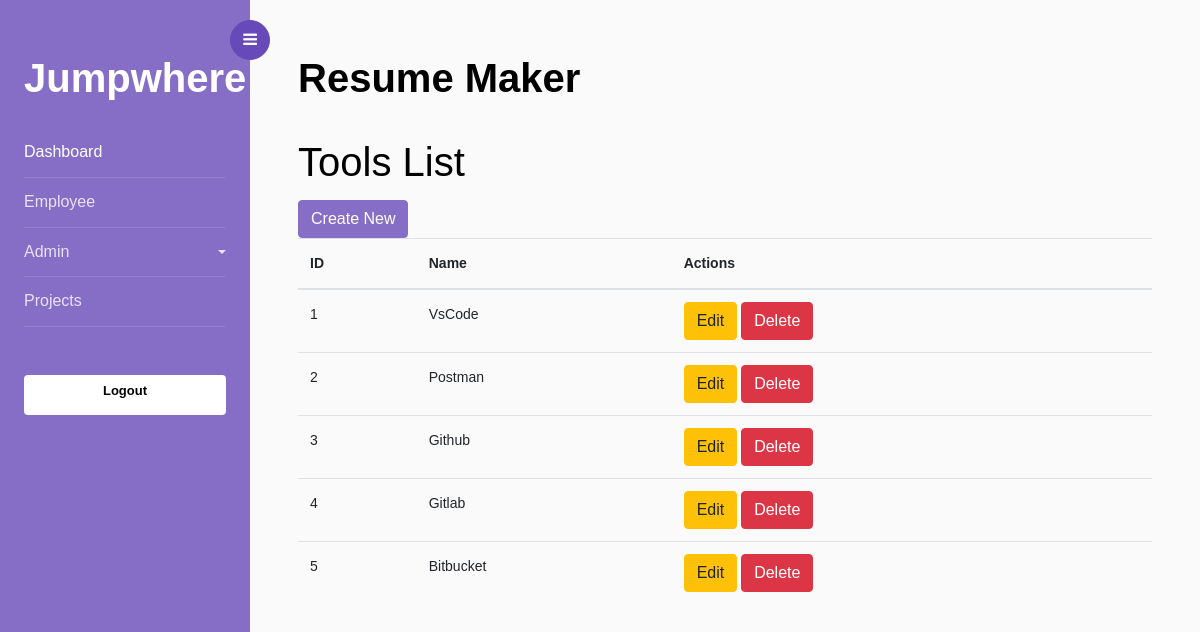
Before: /tools-list with the older database file.
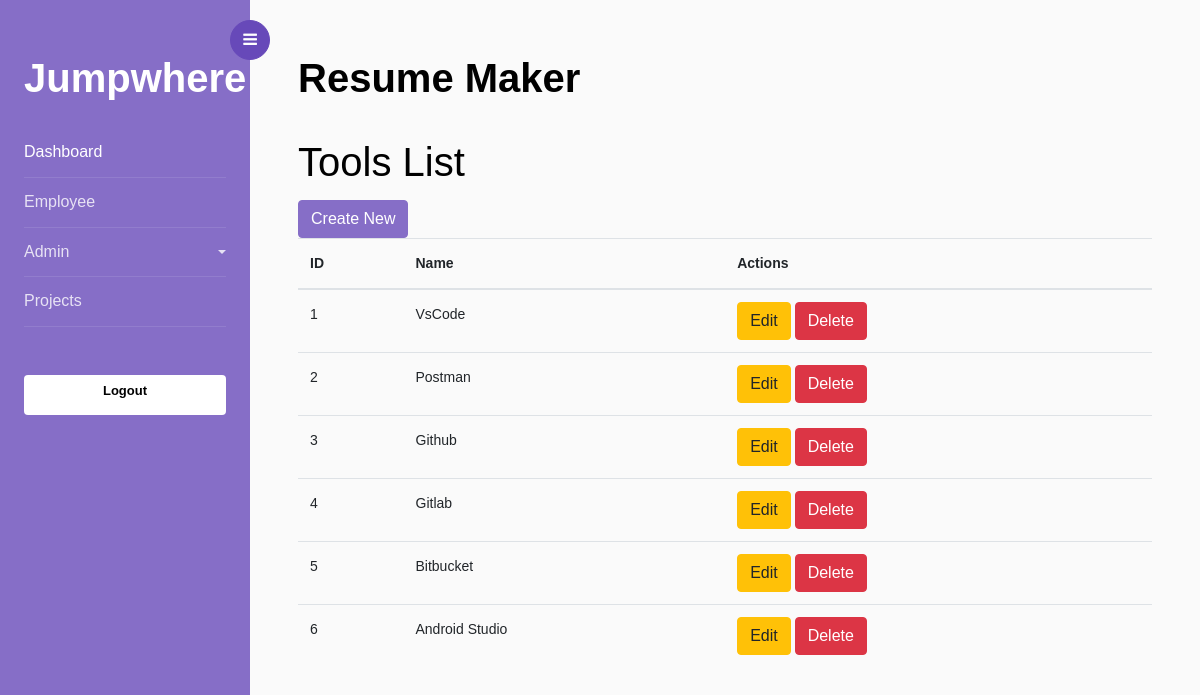
After: the same page with the newer database file.
### resume/models.py (models this page shows, shortened)
class Tool(models.Model):
    name = models.CharField(max_length=100)
    flag = models.BooleanField(default=True)

### resume/views.py (the view)
# urls.py: path('tools-list', views.tools_list, name='tools_list'),
def tools_list(request):
    tools = Tool.objects.filter(flag=True)
    return render(request, 'tools_list.html', {'tools': tools})

### templates/tools_list.html (shortened to what this page needs)
{% extends 'home.html' %}
{% block content %}
  <h1>Tools List</h1>
  <div class="row">
    <div class="col-md-6">
      <a href="{% url 'create_tool' %}" class="btn btn-primary">Create New</a>
    </div>
  </div>
  <table class="table">
    <thead>
      <tr>
        <th>ID</th>
        <th>Name</th>
        <th>Actions</th>
      </tr>
    </thead>
    <tbody>
      {% for tool in tools %}
      <tr>
        <td>{{ tool.id }}</td>
        <td>{{ tool.name }}</td>
        <td>
          <a href="{% url 'edit_tool' tool.id %}" class="btn btn-warning">Edit</a>
          <form action="{% url 'delete_tool' tool.id %}" method="POST" class="d-inline">
            <button type="submit" class="btn btn-danger" onclick="return confirm('Are you sure?')">Delete</button>
          </form>
        </td>
      </tr>
      {% endfor %}
    </tbody>
  </table>
{% endblock %}

Changed rows visible on the page:
added Tool: id "6", name "Android Studio"
